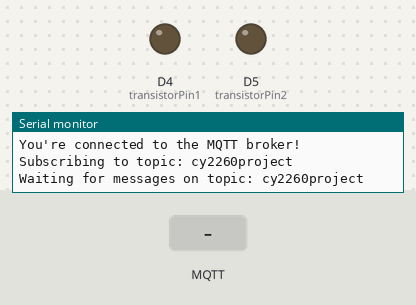
Bench run of a sketch on a simulated Arduino MKR. On the bench: output pins drawn as LEDs (lit = HIGH), the last lines printed to the serial monitor. The test bench sets the inputs (shaded band). WiFi joins after 1.5 s; servers stay silent unless stated; no MQTT or app messages arrive unless stated; not simulated (calls return 0 or success): arduino_secrets.h.

Above: at 2.7 s.
2.8 s: MQTT message "7" arrives on the first subscribed topic
At 5.0 s:
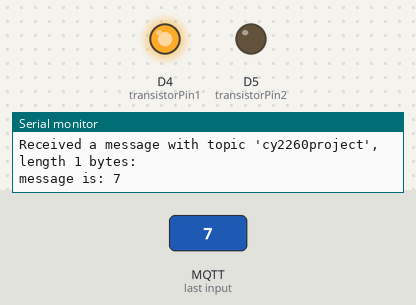
5.3 s: MQTT message "8" arrives on the first subscribed topic
At 6.9 s:
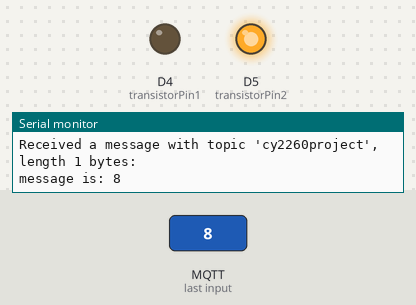
7.8 s: MQTT message "9" arrives on the first subscribed topic
At 10.0 s:
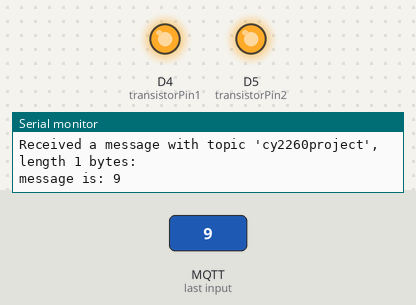
10.3 s: MQTT message "1" arrives on the first subscribed topic
At 11.9 s:
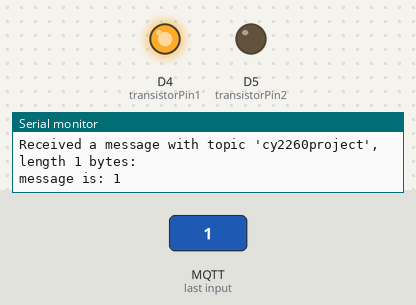
12.8 s: MQTT message "2" arrives on the first subscribed topic
At 15.0 s:
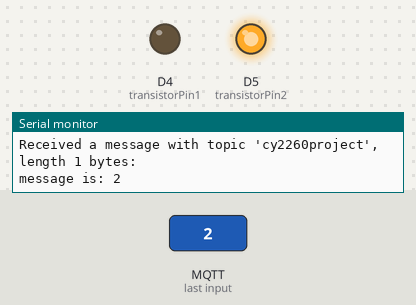
Timing chart, 0 to 16.3 s (numbered marks = the images above; inputs shaded):
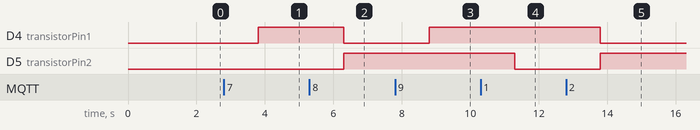

Measured:
- after the input at 2.8 s, D4 (transistorPin1): LOW → HIGH after 1.0 s
- after the input at 5.3 s, D4 (transistorPin1): HIGH → LOW after 1.0 s; D5 (transistorPin2): LOW → HIGH after 1.0 s
- after the input at 7.8 s, D4 (transistorPin1): LOW → HIGH after 1.0 s
- after the input at 10.3 s, D5 (transistorPin2): HIGH → LOW after 1.0 s
- after the input at 12.8 s, D4 (transistorPin1): HIGH → LOW after 1.0 s; D5 (transistorPin2): LOW → HIGH after 1.0 s

The sketch:

WiFiSimpleReceive_fan_0503.ino
```cpp
#include <ArduinoMqttClient.h>
#if defined(ARDUINO_SAMD_MKRWIFI1010) || defined(ARDUINO_SAMD_NANO_33_IOT) || defined(ARDUINO_AVR_UNO_WIFI_REV2)
  #include <WiFiNINA.h>
#elif defined(ARDUINO_SAMD_MKR1000)
  #include <WiFi101.h>
#elif defined(ARDUINO_ESP8266_ESP12)
  #include <ESP8266WiFi.h>
#endif


#include "arduino_secrets.h"
char ssid[] = SECRET_SSID;        // your network SSID (name)
char pass[] = SECRET_PASS;    // your network password (use for WPA, or use as key for WEP)


WiFiClient wifiClient;
MqttClient mqttClient(wifiClient);

const char broker[] = "test.mosquitto.org";
int        port     = 1883;
const char topic[]  = "cy2260project";

//const int ledPin = 3;
//int intensity = 0;

const int transistorPin1 = 4;
const int transistorPin2 = 5;

void setup() {
  Serial.begin(9600);

  pinMode(transistorPin1, OUTPUT);
  pinMode(transistorPin2, OUTPUT);

//  while (!Serial) {
//    ; // wait for serial port to connect. Needed for native USB port only
//  }

  // attempt to connect to Wifi network:
  Serial.print("Attempting to connect to WPA SSID: ");
  Serial.println(ssid);
  while (WiFi.begin(ssid, pass) != WL_CONNECTED) {
    // failed, retry
    Serial.print(".");
    delay(5000);
  }

  Serial.println("You're connected to the network");
  Serial.println();

  Serial.print("Attempting to connect to the MQTT broker: ");
  Serial.println(broker);

  if (!mqttClient.connect(broker, port)) {
    Serial.print("MQTT connection failed! Error code = ");
    Serial.println(mqttClient.connectError());
    while (1);
  }

  Serial.println("You're connected to the MQTT broker!");
  Serial.println();

  Serial.print("Subscribing to topic: ");
  Serial.println(topic);
  Serial.println();

  mqttClient.subscribe(topic);

  // topics can be unsubscribed using:
  // mqttClient.unsubscribe(topic);

  Serial.print("Waiting for messages on topic: ");
  Serial.println(topic);
  Serial.println();
}

void loop() {
  int messageSize = mqttClient.parseMessage();

  if (messageSize) {
    Serial.print("Received a message with topic '");
    Serial.print(mqttClient.messageTopic());
    Serial.print("', length ");
    Serial.print(messageSize);
    Serial.println(" bytes:");

    while (mqttClient.available()) {
      int message = mqttClient.parseInt();
      Serial.print("message is: ");
      Serial.println(message);
      if (message == 7 || message == 1) {
        digitalWrite(transistorPin1, HIGH);
        digitalWrite(transistorPin2, LOW);
      } else if (message == 8 || message ==  2) {
        digitalWrite(transistorPin1, LOW);
        digitalWrite(transistorPin2, HIGH);
      }else if (message == 9 || message == 3) {
        digitalWrite(transistorPin1, HIGH);
        digitalWrite(transistorPin2, HIGH);
      }else if (message == 10 || message == 4) {
        digitalWrite(transistorPin1, LOW);
        digitalWrite(transistorPin2, LOW);
      }
//      if (message == 1) {
//        digitalWrite(transistorPin1, HIGH);
//        digitalWrite(transistorPin2, LOW);
//      } else if (message == 2) {
//        digitalWrite(transistorPin1, LOW);
//        digitalWrite(transistorPin2, HIGH);
//      }else if (message == 3) {
//        digitalWrite(transistorPin1, HIGH);
//        digitalWrite(transistorPin2, HIGH);
//      }else if (message == 4) {
//        digitalWrite(transistorPin1, LOW);
//        digitalWrite(transistorPin2, LOW);
//      }
    }
    Serial.println();
  }
}
```
